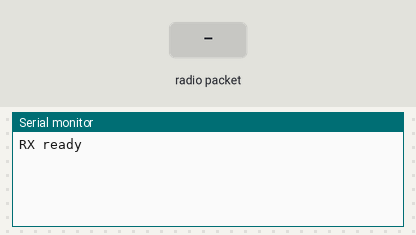
The sketch below on a simulated Arduino Uno, built with avr-gcc and run on an emulated ATmega328P. Shown: the last lines printed to the serial monitor. The inputs (shaded band) are chosen by the test bench. No radio packets arrive unless stated.

Above: at 1.4 s.
1.5 s: radio packet "1" arrives
At 2.7 s:
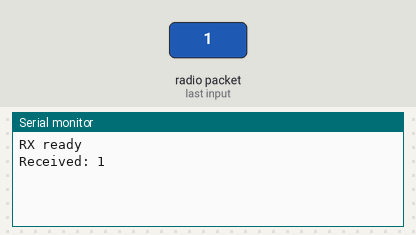
3.0 s: radio packet "0" arrives
At 3.9 s:
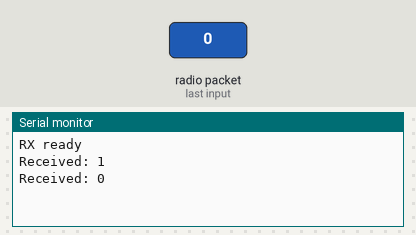
4.5 s: radio packet "2" arrives
At 5.0 s:
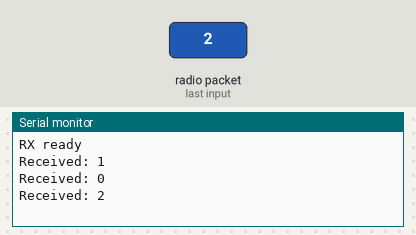

The sketch:

receiver.ino
```cpp
#include <RH_ASK.h>
#include <SPI.h>

// RH_ASK(bitRate, rxPin, txPin, pttPin, pttInverted)
// rxPin = GPIO4 (D2), prędkość taka sama jak w TX: 2000 bps
RH_ASK driver(2000, 4, -1, -1, false);

void setup() {
  Serial.begin(115200);
  delay(200);
  if (!driver.init()) {
    Serial.println("RH_ASK init FAILED");
    while (1) { delay(1000); }
  }
  Serial.println("RX ready");
}

void loop() {
  uint8_t buf[50];
  uint8_t buflen = sizeof(buf);
  if (driver.recv(buf, &buflen)) {     // mamy pakiet
    buf[buflen] = 0;                   // zakończ tekst
    Serial.print("Received: ");
    Serial.println((char*)buf);
  }
}
```

Measured:
- after the input at 1.5 s, the serial monitor: prints a new line at once (image 1)
- after the input at 3.0 s, the serial monitor: prints a new line at once (image 2)
- after the input at 4.5 s, the serial monitor: prints a new line at once (image 3)
